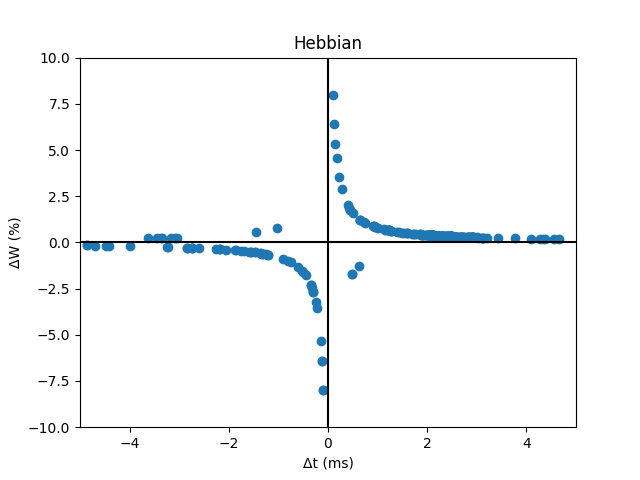

The Python source for this figure:
import matplotlib.pyplot as plt
import matplotlib.ticker as ticker
import numpy as np

with open('dT.dat') as file:
	dT = np.array(list(map(float, file.read().split())))

with open('dW.dat') as file:
	dW = np.array(list(map(float, file.read().split())))

fig = plt.figure()

plt.title('Hebbian')
plt.xlabel("Δt (ms)")
plt.ylabel("ΔW (%)")
plt.xlim(-5, 5)
plt.ylim(-10, 10)
plt.axvline(0, linestyle="-", color="black")
plt.axhline(0, linestyle="-", color="black")

plt.scatter(dT[dW != 0], dW[dW != 0])

plt.savefig('Hebbian.png')


